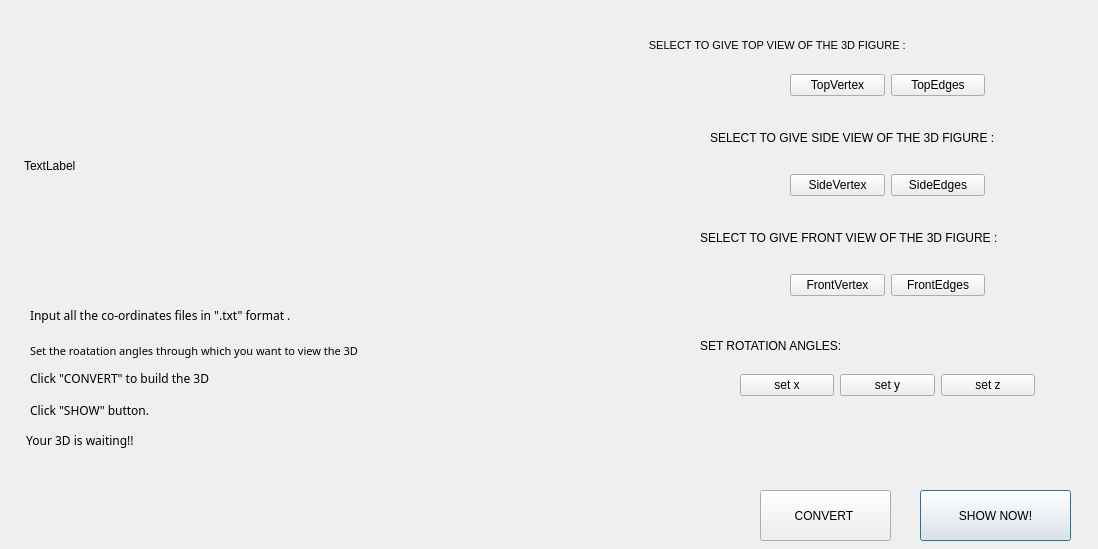
<?xml version="1.0" encoding="UTF-8"?>
<ui version="4.0">
 <class>secondwin</class>
 <widget class="QDialog" name="secondwin">
  <property name="geometry">
   <rect>
    <x>0</x>
    <y>0</y>
    <width>1098</width>
    <height>549</height>
   </rect>
  </property>
  <property name="windowTitle">
   <string>Dialog</string>
  </property>
  <widget class="QPushButton" name="pushButton_5">
   <property name="geometry">
    <rect>
     <x>920</x>
     <y>490</y>
     <width>151</width>
     <height>51</height>
    </rect>
   </property>
   <property name="text">
    <string>SHOW NOW!</string>
   </property>
  </widget>
  <widget class="QPushButton" name="pushButton_6">
   <property name="geometry">
    <rect>
     <x>760</x>
     <y>490</y>
     <width>131</width>
     <height>51</height>
    </rect>
   </property>
   <property name="text">
    <string>CONVERT </string>
   </property>
  </widget>
  <widget class="QLabel" name="label">
   <property name="geometry">
    <rect>
     <x>460</x>
     <y>30</y>
     <width>541</width>
     <height>31</height>
    </rect>
   </property>
   <property name="font">
    <font>
     <pointsize>8</pointsize>
    </font>
   </property>
   <property name="text">
    <string>                                                              SELECT TO GIVE TOP VIEW OF THE 3D FIGURE :</string>
   </property>
  </widget>
  <widget class="QLabel" name="label_2">
   <property name="geometry">
    <rect>
     <x>710</x>
     <y>130</y>
     <width>311</width>
     <height>16</height>
    </rect>
   </property>
   <property name="text">
    <string>SELECT TO GIVE SIDE VIEW OF THE 3D FIGURE :</string>
   </property>
  </widget>
  <widget class="QLabel" name="label_3">
   <property name="geometry">
    <rect>
     <x>700</x>
     <y>230</y>
     <width>301</width>
     <height>16</height>
    </rect>
   </property>
   <property name="text">
    <string>SELECT TO GIVE FRONT VIEW OF THE 3D FIGURE :</string>
   </property>
  </widget>
  <widget class="QLabel" name="label_4">
   <property name="geometry">
    <rect>
     <x>30</x>
     <y>300</y>
     <width>301</width>
     <height>31</height>
    </rect>
   </property>
   <property name="font">
    <font>
     <family>MV Boli</family>
    </font>
   </property>
   <property name="text">
    <string>Input all the co-ordinates files in &quot;.txt&quot; format .</string>
   </property>
  </widget>
  <widget class="QLabel" name="label_6">
   <property name="geometry">
    <rect>
     <x>30</x>
     <y>370</y>
     <width>281</width>
     <height>16</height>
    </rect>
   </property>
   <property name="font">
    <font>
     <family>MV Boli</family>
    </font>
   </property>
   <property name="text">
    <string>Click &quot;CONVERT&quot; to build the 3D</string>
   </property>
  </widget>
  <widget class="QLabel" name="label_7">
   <property name="geometry">
    <rect>
     <x>30</x>
     <y>400</y>
     <width>181</width>
     <height>21</height>
    </rect>
   </property>
   <property name="font">
    <font>
     <family>MV Boli</family>
    </font>
   </property>
   <property name="text">
    <string>Click &quot;SHOW&quot; button.</string>
   </property>
  </widget>
  <widget class="QLabel" name="label_8">
   <property name="geometry">
    <rect>
     <x>20</x>
     <y>430</y>
     <width>181</width>
     <height>21</height>
    </rect>
   </property>
   <property name="font">
    <font>
     <family>MV Boli</family>
    </font>
   </property>
   <property name="text">
    <string>  Your 3D is waiting!!</string>
   </property>
  </widget>
  <widget class="QLabel" name="label_pico">
   <property name="geometry">
    <rect>
     <x>24</x>
     <y>55</y>
     <width>341</width>
     <height>221</height>
    </rect>
   </property>
   <property name="text">
    <string>TextLabel</string>
   </property>
  </widget>
  <widget class="QLabel" name="label_5">
   <property name="geometry">
    <rect>
     <x>30</x>
     <y>340</y>
     <width>411</width>
     <height>21</height>
    </rect>
   </property>
   <property name="font">
    <font>
     <family>MV Boli</family>
     <pointsize>8</pointsize>
    </font>
   </property>
   <property name="text">
    <string>Set the roatation angles through which you want to view the 3D</string>
   </property>
  </widget>
  <widget class="QLabel" name="label_9">
   <property name="geometry">
    <rect>
     <x>700</x>
     <y>330</y>
     <width>251</width>
     <height>31</height>
    </rect>
   </property>
   <property name="text">
    <string>SET ROTATION ANGLES:</string>
   </property>
  </widget>
  <widget class="QWidget" name="">
   <property name="geometry">
    <rect>
     <x>790</x>
     <y>70</y>
     <width>195</width>
     <height>30</height>
    </rect>
   </property>
   <layout class="QHBoxLayout" name="horizontalLayout">
    <item>
     <widget class="QPushButton" name="pushButton">
      <property name="text">
       <string>TopVertex</string>
      </property>
     </widget>
    </item>
    <item>
     <widget class="QPushButton" name="pushButton_2">
      <property name="text">
       <string>TopEdges</string>
      </property>
     </widget>
    </item>
   </layout>
  </widget>
  <widget class="QWidget" name="">
   <property name="geometry">
    <rect>
     <x>790</x>
     <y>170</y>
     <width>195</width>
     <height>30</height>
    </rect>
   </property>
   <layout class="QHBoxLayout" name="horizontalLayout_2">
    <item>
     <widget class="QPushButton" name="pushButton_7">
      <property name="text">
       <string>SideVertex</string>
      </property>
     </widget>
    </item>
    <item>
     <widget class="QPushButton" name="pushButton_8">
      <property name="text">
       <string>SideEdges</string>
      </property>
     </widget>
    </item>
   </layout>
  </widget>
  <widget class="QWidget" name="">
   <property name="geometry">
    <rect>
     <x>790</x>
     <y>270</y>
     <width>195</width>
     <height>30</height>
    </rect>
   </property>
   <layout class="QHBoxLayout" name="horizontalLayout_3">
    <item>
     <widget class="QPushButton" name="pushButton_3">
      <property name="text">
       <string>FrontVertex</string>
      </property>
     </widget>
    </item>
    <item>
     <widget class="QPushButton" name="pushButton_4">
      <property name="text">
       <string>FrontEdges</string>
      </property>
     </widget>
    </item>
   </layout>
  </widget>
  <widget class="QWidget" name="">
   <property name="geometry">
    <rect>
     <x>740</x>
     <y>370</y>
     <width>295</width>
     <height>30</height>
    </rect>
   </property>
   <layout class="QHBoxLayout" name="horizontalLayout_4">
    <item>
     <widget class="QPushButton" name="pushButton_11">
      <property name="text">
       <string>set x</string>
      </property>
     </widget>
    </item>
    <item>
     <widget class="QPushButton" name="pushButton_9">
      <property name="text">
       <string>set y</string>
      </property>
     </widget>
    </item>
    <item>
     <widget class="QPushButton" name="pushButton_10">
      <property name="text">
       <string>set z</string>
      </property>
     </widget>
    </item>
   </layout>
  </widget>
 </widget>
 <resources/>
 <connections/>
</ui>
